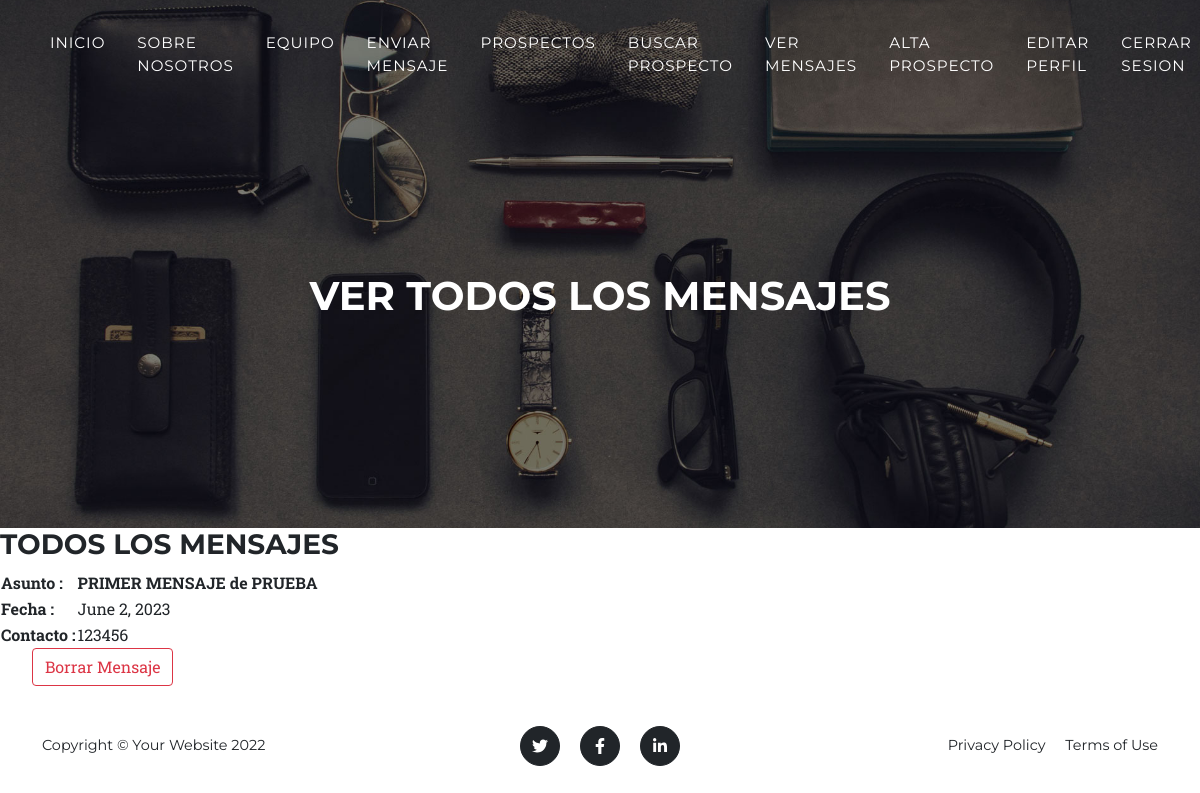
Before: /AppMensajeria/verMensajes/ (signed in) with the older database file.
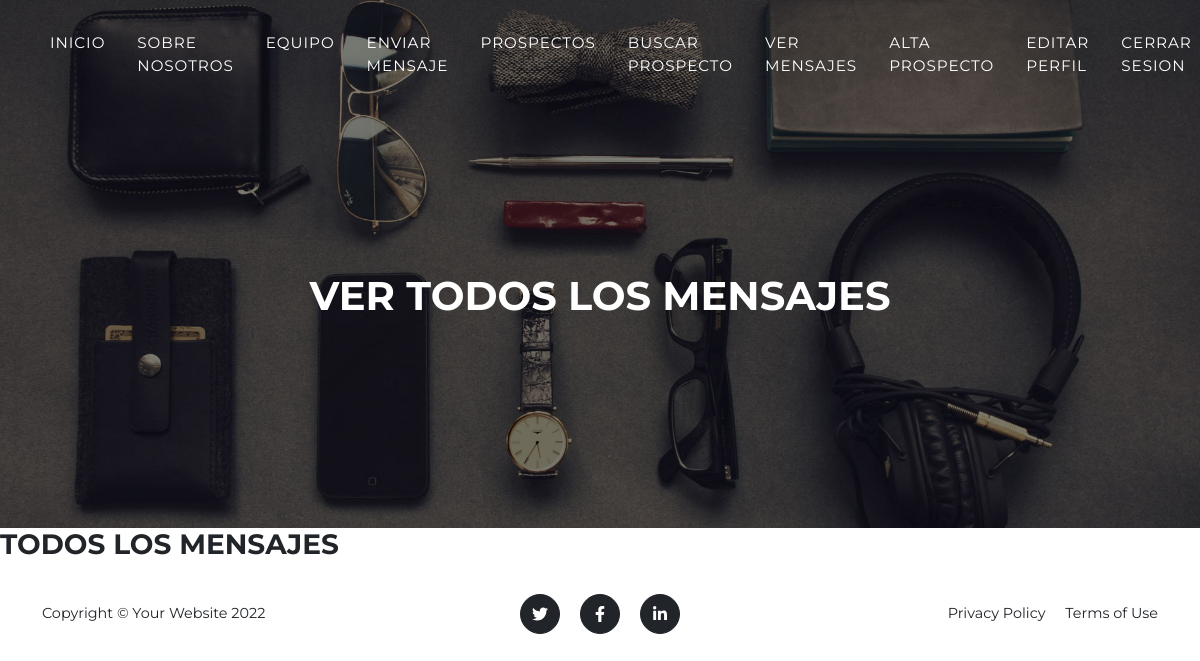
After: the same page with the newer database file.
### AppMensajeria/models.py (models this page shows, shortened)
class Mensajeria (models.Model):
    titulo = models.CharField (max_length= 100)
    fecha = models.DateField()
    nombre = models.CharField (max_length=50)
    apellido = models.CharField (max_length=50)
    email = models.EmailField()
    telefono =  models.IntegerField()
    texto_msj = models.CharField(max_length=2000)

### AppMensajeria/views.py (the view)
@login_required
def verMensajes (request):
    titulo = Mensajeria.objects.all()
    return render (request, 'verMensajes.html', {'titulo': titulo})

### AppMensajeria/templates/verMensajes.html (shortened to what this page needs)
{% extends "padre.html" %}
{% load static %}
{% block titulo %}
<h1> VER TODOS LOS MENSAJES </h1>
{% endblock %}
{% block contenido_que_cambia %}
<h3> TODOS LOS MENSAJES </h3>
    {% for texto_msj in titulo %}
    <table>
        <tr>
            <td><strong>Asunto : </strong></td>
                <td>
                    <strong> {{ texto_msj.titulo }}</strong>
                </td>
        </tr>
        <tr>
            <td><strong>Fecha : </strong></td>
                <td>
                    {{ texto_msj.fecha }}
                </td>
        </tr>
        <tr>
            <td><strong>Contacto : </strong></td>
                <td>
                    {{ texto_msj.telefono }}
                </td>
        </tr>
    </table>
    <ul>
        <a class="btn btn-outline-danger" href="{% url 'borrarMensaje' texto_msj.id %}">Borrar Mensaje</a>
    </ul>
    {% endfor %}
{% endblock %}

Changed rows visible on the page:
removed Mensajeria: titulo "PRIMER MENSAJE de PRUEBA", fecha "June 2, 2023", telefono "123456"
